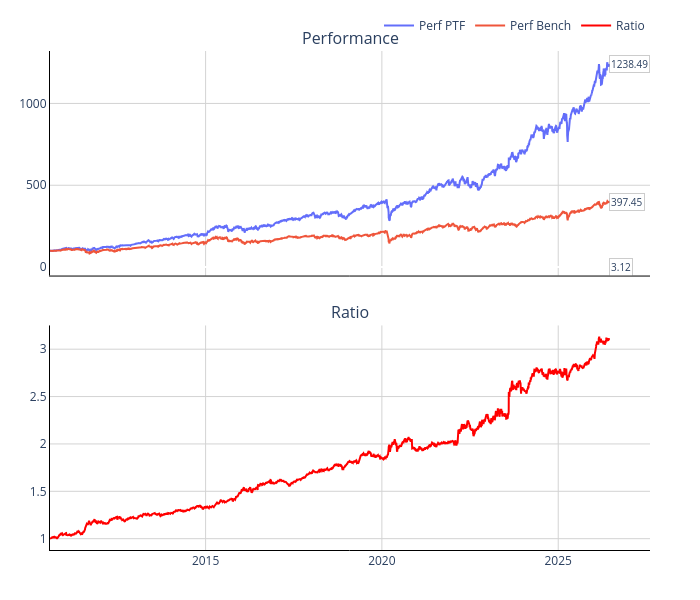

The code cell stored with this chart in its notebook:
### Code cell
################ EUROPE ################

builder_EU = run_ptf_backtest(
    name="EU",
    bench="STOXX EUROPE 600",
    percentile=0.05,
    esg_exclusion=0,
    ptf_name="ML EU Q1",
    ponderation="Market cap",
    top_mandatory=5,
    cap_weight_threshold=None,
    cut_mkt_cap=0,
    liste_noire=None,
)

### Figure 1 — Plotly figure (JSON) as saved in the notebook; plotly's stock layout.template omitted (floating-point values rounded to 4 significant figures; data arrays with more than 128 entries replaced by an {"elided": "..."} marker saying what was removed)
{"data": [{"line": {"width": 2}, "mode": "lines", "name": "Perf PTF", "type": "scatter", "x": {"elided": "4068 str values"}, "xaxis": "x", "y": {"elided": "4068 float values"}, "yaxis": "y"}, {"line": {"width": 2}, "mode": "lines", "name": "Perf Bench", "type": "scatter", "x": {"elided": "4068 str values"}, "xaxis": "x", "y": {"elided": "4068 float values"}, "yaxis": "y"}, {"line": {"color": "red", "width": 2}, "mode": "lines", "name": "Ratio", "type": "scatter", "x": {"elided": "4068 str values"}, "xaxis": "x2", "y": {"elided": "4068 float values"}, "yaxis": "y2"}], "layout": {"annotations": [{"font": {"size": 16}, "showarrow": false, "text": "Performance", "x": 0.5, "xanchor": "center", "xref": "paper", "y": 1, "yanchor": "bottom", "yref": "paper"}, {"font": {"size": 16}, "showarrow": false, "text": "Ratio", "x": 0.5, "xanchor": "center", "xref": "paper", "y": 0.45, "yanchor": "bottom", "yref": "paper"}, {"bgcolor": "rgba(255,255,255,0.8)", "bordercolor": "rgba(0,0,0,0.2)", "borderwidth": 1, "font": {"size": 10}, "showarrow": false, "text": "1238.49", "x": "2026-06-11T00:00:00", "xanchor": "left", "y": 1238.0}, {"bgcolor": "rgba(255,255,255,0.8)", "bordercolor": "rgba(0,0,0,0.2)", "borderwidth": 1, "font": {"size": 10}, "showarrow": false, "text": "397.45", "x": "2026-06-11T00:00:00", "xanchor": "left", "y": 397.5}, {"bgcolor": "rgba(255,255,255,0.8)", "bordercolor": "rgba(0,0,0,0.2)", "borderwidth": 1, "font": {"size": 10}, "showarrow": false, "text": "3.12", "x": "2026-06-11T00:00:00", "xanchor": "left", "y": 3.116}], "height": 600, "legend": {"orientation": "h", "x": 1, "xanchor": "right", "y": 1.02, "yanchor": "bottom"}, "margin": {"b": 50, "l": 50, "r": 50, "t": 50}, "paper_bgcolor": "white", "plot_bgcolor": "white", "showlegend": true, "title": {"text": ""}, "width": 700, "xaxis": {"anchor": "y", "domain": [0, 1], "gridcolor": "lightgray", "gridwidth": 1, "linecolor": "black", "linewidth": 1, "matches": "x2", "showgrid": true, "showline": true, "showticklabels": false}, "xaxis2": {"anchor": "y2", "domain": [0, 1], "gridcolor": "lightgray", "gridwidth": 1, "linecolor": "black", "linewidth": 1, "showgrid": true, "showline": true}, "yaxis": {"anchor": "x", "domain": [0.55, 1], "gridcolor": "lightgray", "gridwidth": 1, "linecolor": "black", "linewidth": 1, "showgrid": true, "showline": true}, "yaxis2": {"anchor": "x2", "domain": [0, 0.45], "gridcolor": "lightgray", "gridwidth": 1, "linecolor": "black", "linewidth": 1, "showgrid": true, "showline": true}}}
